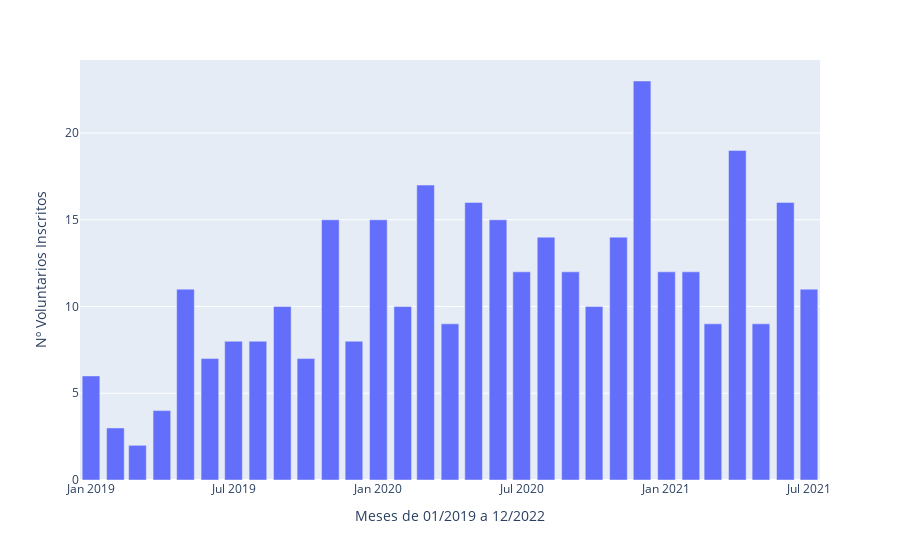

The cell this chart's notebook holds for it:
### Code cell
fig = px.bar(inscripciones_mensuales_v, y='nPersonasInscritas', x='fechaInscripcion')

fig.update_xaxes(title_text='Meses de 01/2019 a 12/2022')

fig.update_yaxes(title_text='Nº Voluntarios Inscritos')

fig.show()

### Figure 1 — Plotly figure (JSON) as saved in the notebook; plotly's stock layout.template omitted (floating-point values rounded to 4 significant figures)
{"data": [{"alignmentgroup": "True", "hovertemplate": "fechaInscripcion=%{x}<br>nPersonasInscritas=%{y}<extra></extra>", "legendgroup": "", "marker": {"color": "#636efa", "pattern": {"shape": ""}}, "name": "", "offsetgroup": "", "orientation": "v", "showlegend": false, "textposition": "auto", "type": "bar", "x": ["2019-01", "2019-02", "2019-03", "2019-04", "2019-05", "2019-06", "2019-07", "2019-08", "2019-09", "2019-10", "2019-11", "2019-12", "2020-01", "2020-02", "2020-03", "2020-04", "2020-05", "2020-06", "2020-07", "2020-08", "2020-09", "2020-10", "2020-11", "2020-12", "2021-01", "2021-02", "2021-03", "2021-04", "2021-05", "2021-06", "2021-07"], "xaxis": "x", "y": [6, 3, 2, 4, 11, 7, 8, 8, 10, 7, 15, 8, 15, 10, 17, 9, 16, 15, 12, 14, 12, 10, 14, 23, 12, 12, 9, 19, 9, 16, 11], "yaxis": "y"}], "layout": {"barmode": "relative", "legend": {"tracegroupgap": 0}, "margin": {"t": 60}, "xaxis": {"anchor": "y", "domain": [0, 1], "title": {"text": "Meses de 01/2019 a 12/2022"}}, "yaxis": {"anchor": "x", "domain": [0, 1], "title": {"text": "Nº Voluntarios Inscritos"}}}}
